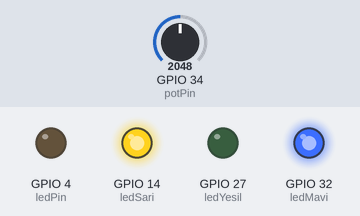
The sketch below on a simulated ESP32. Shown: output pins drawn as LEDs (lit = HIGH). Inputs (shaded band) come from the test bench; at power-on: GPIO 34 (potPin) = 2048. What the sketch prints to the serial monitor is not drawn.

Above: at 1.2 s.
1.3 s: GPIO 34 (potPin) set to 2471
2.8 s: GPIO 34 (potPin) set to 2533
At 3.6 s:
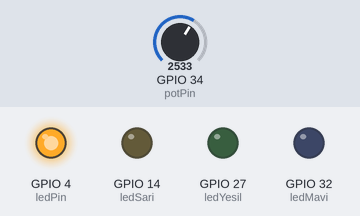
5.8 s: GPIO 34 (potPin) set to 260
At 8.0 s:
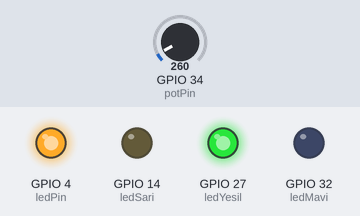
8.3 s: GPIO 34 (potPin) set to 284
9.8 s: GPIO 34 (potPin) set to 312
At 10.4 s:
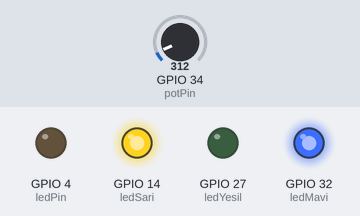
11.3 s: GPIO 34 (potPin) set to 0
At 11.6 s:
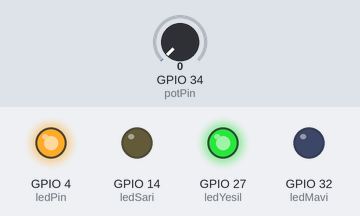
Timing chart, 0 to 13.8 s (numbered marks = the images above; inputs shaded):
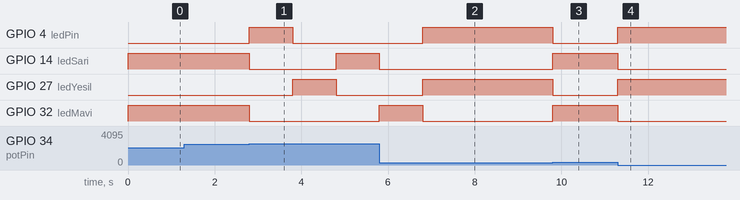

The sketch:

potansiyometre_ayarlayarak_led_degistirme.ino
```cpp
const int potPin=34;
#define ledPin 4
#define ledSari 14
#define ledYesil 27
#define ledMavi 32
const int buttonPin = 33;


void setup() {

  Serial.begin(115200);

  pinMode(ledPin,OUTPUT);
  pinMode(ledSari,OUTPUT);
  pinMode(ledYesil,OUTPUT);
  pinMode(ledMavi,OUTPUT);
  // put your setup code here, to run once:

}

void loop() {
int ham=analogRead(potPin);
  Serial.println(ham); //degeri okuma
if(ham<300){
  digitalWrite(ledPin,HIGH);
    digitalWrite(ledSari,LOW);
  digitalWrite(ledYesil,HIGH);
  digitalWrite(ledMavi,LOW);


}
else if(ham<2500){
  digitalWrite(ledPin,LOW);
  digitalWrite(ledSari,HIGH);
  digitalWrite(ledYesil,LOW);
  digitalWrite(ledMavi,HIGH);
}
else {
  digitalWrite(ledPin,HIGH);
  digitalWrite(ledSari,LOW);
  digitalWrite(ledYesil,LOW);
  digitalWrite(ledMavi,LOW);
  delay(1000);
  digitalWrite(ledYesil,HIGH);
  digitalWrite(ledSari,LOW);
  digitalWrite(ledPin,LOW);
  digitalWrite(ledMavi,LOW);
  delay(1000);
  digitalWrite(ledPin,LOW);
  digitalWrite(ledSari,HIGH);
   digitalWrite(ledYesil,LOW);
  digitalWrite(ledMavi,LOW);
  delay(1000);
  digitalWrite(ledPin,LOW);
   digitalWrite(ledSari,LOW);
   digitalWrite(ledYesil,LOW);
  digitalWrite(ledMavi,HIGH);
  delay(1000);
}


}
```

Measured:
- the behaviour switches between 2499 and 2500 on GPIO 34 (potPin) (found by bisection; images 0 and 1)
- the behaviour switches between 299 and 300 on GPIO 34 (potPin) (found by bisection; images 2 and 3)
- after the input at 2.8 s, GPIO 4 (ledPin): LOW → HIGH at once, → LOW 1.0 s later; GPIO 14 (ledSari): HIGH → LOW at once, → HIGH 2.0 s later; GPIO 27 (ledYesil): LOW → HIGH after 1.0 s, → LOW 1.0 s later; GPIO 32 (ledMavi): HIGH → LOW at once
- after the input at 5.8 s, GPIO 4 (ledPin): goes on until 6.8 s, then stays HIGH; GPIO 27 (ledYesil): LOW → HIGH after 1.0 s instead of 2.0 s
- after the input at 9.8 s, GPIO 4 (ledPin), GPIO 27 (ledYesil): HIGH → LOW at once; GPIO 14 (ledSari), GPIO 32 (ledMavi): LOW → HIGH at once
- after the input at 11.3 s, GPIO 4 (ledPin), GPIO 27 (ledYesil): LOW → HIGH at once; GPIO 14 (ledSari), GPIO 32 (ledMavi): HIGH → LOW at once
